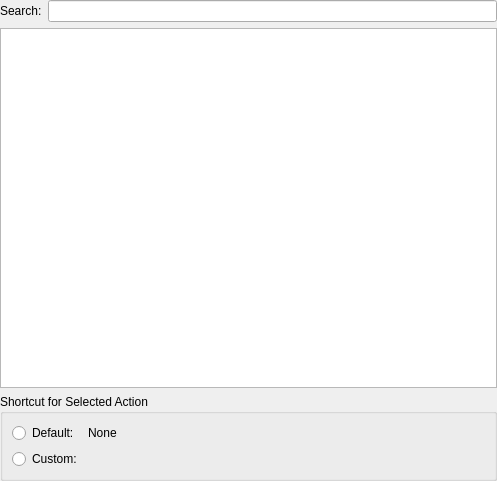
<?xml version="1.0" encoding="UTF-8"?>
<ui version="4.0">
 <class>ShortcutsSettingsWidget</class>
 <widget class="QWidget" name="ShortcutsSettingsWidget">
  <property name="geometry">
   <rect>
    <x>0</x>
    <y>0</y>
    <width>497</width>
    <height>481</height>
   </rect>
  </property>
  <layout class="QVBoxLayout" name="verticalLayout">
   <property name="margin">
    <number>0</number>
   </property>
   <item>
    <layout class="QHBoxLayout" name="horizontalLayout">
     <item>
      <widget class="BuddyLabel" name="label_2">
       <property name="text">
        <string>Search:</string>
       </property>
       <property name="buddy">
        <cstring>searchEdit</cstring>
       </property>
      </widget>
     </item>
     <item>
      <widget class="LineEdit" name="searchEdit"/>
     </item>
    </layout>
   </item>
   <item>
    <widget class="QTreeView" name="shortcutsView">
     <property name="editTriggers">
      <set>QAbstractItemView::NoEditTriggers</set>
     </property>
     <property name="showDropIndicator" stdset="0">
      <bool>false</bool>
     </property>
     <property name="alternatingRowColors">
      <bool>true</bool>
     </property>
     <property name="sortingEnabled">
      <bool>true</bool>
     </property>
     <property name="animated">
      <bool>false</bool>
     </property>
     <property name="allColumnsShowFocus">
      <bool>true</bool>
     </property>
     <attribute name="headerCascadingSectionResizes">
      <bool>true</bool>
     </attribute>
     <attribute name="headerStretchLastSection">
      <bool>true</bool>
     </attribute>
    </widget>
   </item>
   <item>
    <widget class="QGroupBox" name="actionBox">
     <property name="title">
      <string>Shortcut for Selected Action</string>
     </property>
     <layout class="QGridLayout" name="gridLayout">
      <item row="0" column="0">
       <widget class="QRadioButton" name="useDefault">
        <property name="text">
         <string>Default:</string>
        </property>
       </widget>
      </item>
      <item row="0" column="1">
       <widget class="QLabel" name="defaultShortcut">
        <property name="text">
         <string>None</string>
        </property>
       </widget>
      </item>
      <item row="1" column="0">
       <widget class="QRadioButton" name="useCustom">
        <property name="text">
         <string>Custom:</string>
        </property>
       </widget>
      </item>
      <item row="1" column="1">
       <widget class="KeySequenceWidget" name="keySequenceWidget" native="true"/>
      </item>
      <item row="1" column="2">
       <spacer name="horizontalSpacer">
        <property name="orientation">
         <enum>Qt::Horizontal</enum>
        </property>
        <property name="sizeHint" stdset="0">
         <size>
          <width>346</width>
          <height>20</height>
         </size>
        </property>
       </spacer>
      </item>
     </layout>
    </widget>
   </item>
  </layout>
 </widget>
 <customwidgets>
  <customwidget>
   <class>KeySequenceWidget</class>
   <extends>QWidget</extends>
   <header>support/keysequencewidget.h</header>
   <container>1</container>
  </customwidget>
  <customwidget>
   <class>LineEdit</class>
   <extends>QLineEdit</extends>
   <header>support/lineedit.h</header>
   <container>0</container>
  </customwidget>
  <customwidget>
   <class>BuddyLabel</class>
   <extends>QLabel</extends>
   <header>support/buddylabel.h</header>
  </customwidget>
 </customwidgets>
 <tabstops>
  <tabstop>searchEdit</tabstop>
  <tabstop>shortcutsView</tabstop>
  <tabstop>useDefault</tabstop>
  <tabstop>useCustom</tabstop>
 </tabstops>
 <resources/>
 <connections/>
</ui>
